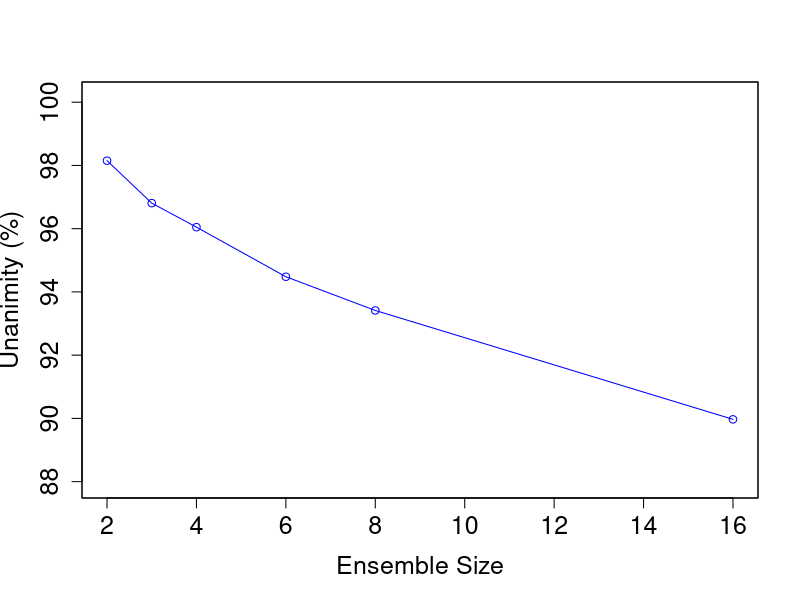

R code for this plot:
X11.options(type="nbcairo")

# Define colors to be used for lines
plot_colors <- c("blue","red")

to_file <- 1

if (to_file==1) {
  png(filename="unanimity.png", height=600, width=800, 
   bg="white")
  # postscript("fig1.eps")
} else {
  dev.new(width=8, height=6)
}

# Read car and truck values from tab-delimited autos.dat
data_majority <- read.table("unanimity-rate.dat", header=T, sep=" ")

line_name = "unanimity"
x <- data_majority$size
y <- data_majority$einstimmigkeit

g_range <- range(y)
g_range[1] <- g_range[1] - 2
g_range[2] <- g_range[2] + 2

plot(x, y, type="o", col=plot_colors[1], ylim=g_range, 
   axes=TRUE, ann=FALSE,
   cex.axis=1.5)

# Make y axis with horizontal labels that display ticks at 
# every 4 marks. 4*0:g_range[2] is equivalent to c(0,4,8,12).
#axis(2, las=1, at=0.01*0:max(y1,y2))

box()

# Label the x and y axes with dark green text
title(xlab="Ensemble Size", cex.lab=1.5) #, col.lab=rgb(0,0.5,0)
title(ylab="Unanimity (%)", cex.lab=1.5) #col.lab=rgb(0,0.5,0)

# Create a title with a red, bold/italic font
#title(main="Unanimity of ensemble votes", col.main="red", font.main=4)

# Create a legend in the top-left corner that is slightly  
# smaller and has no border
#legend("topleft", line_name, cex=0.8, col=plot_colors, 
#   lty=1:3, lwd=2, bty="n");

# Turn off device driver (to flush output to png)
if (to_file==1) {
  dev.off()
}